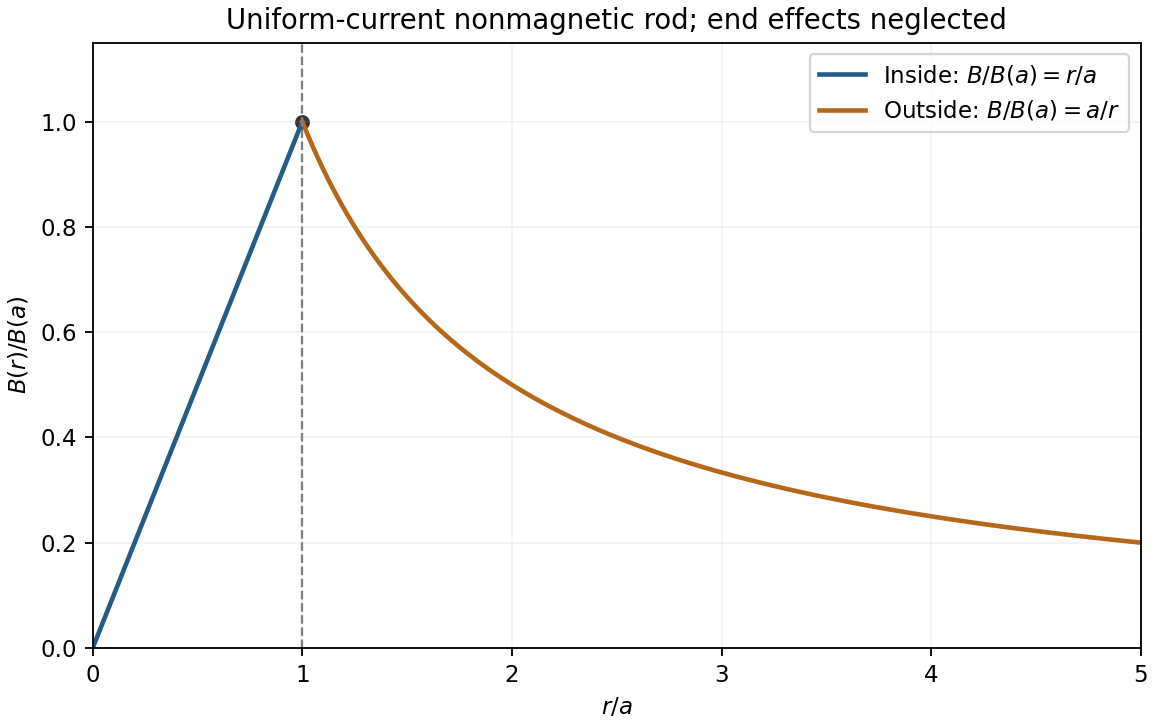

Write Python code to recreate this figure.
"""Ampere-law magnetic field, originally plotted from analytic solution."""
import numpy as np
import matplotlib.pyplot as plt
fig,ax=plt.subplots(figsize=(7,4.4),facecolor='white',layout='constrained')
x=np.linspace(0,1,251);xx=np.linspace(1,5,501)
ax.plot(x,x,lw=2,color='#235c87',label=r'Inside: $B/B(a)=r/a$')
ax.plot(xx,1/xx,lw=2,color='#b5671a',label=r'Outside: $B/B(a)=a/r$')
ax.axvline(1,color='.5',lw=1,ls='--');ax.scatter([1],[1],color='#333333',s=30)
ax.set(xlim=(0,5),ylim=(0,1.15),xlabel=r'$r/a$',ylabel=r'$B(r)/B(a)$',title='Uniform-current nonmagnetic rod; end effects neglected')
ax.legend();ax.grid(alpha=.15)
fig.savefig('paper-1-ia2010-rod-field.png',dpi=165,facecolor='white');plt.close(fig)
